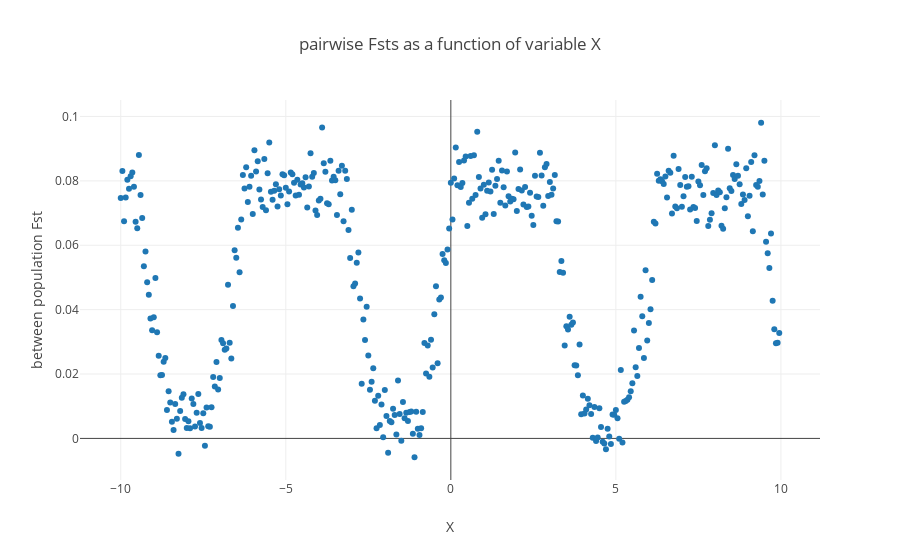

The cell this chart's notebook holds for it:
### Markdown cell above
We can see that distances in feature space aren't linearly correlated to among-population fsts. This is to be expected. However the relationship is globally positive, i'll take that as a win and procede.

### Code cell
coords= {z:[x for x in range(len(labels)) if labels[x] == z] for z in list(set(labels))}


fig_data= [go.Scatter(
x= Control[coords[i],0],
y= Control[coords[i],1],
mode= 'markers',
name= 'fst pops {} / {}'.format(i[0],i[1])
) for i in coords.keys()
]


layout = go.Layout(
    title= 'pairwise Fsts as a function of variable X',
    yaxis=dict(
        title='between population Fst'),
    xaxis=dict(
        title='X')
)


fig= go.Figure(data=fig_data, layout=layout)
iplot(fig)

### Figure 1 — Plotly figure (JSON) as saved in the notebook; plotly's stock layout.template omitted (floating-point values rounded to 4 significant figures; data arrays with more than 128 entries replaced by an {"elided": "..."} marker saying what was removed)
{"data": [{"mode": "markers", "name": "fst pops 1 / 2", "type": "scatter", "uid": "ee8a34a6-341b-4879-be28-ff5a7021eac5", "x": {"elided": "400 float values"}, "y": {"elided": "400 float values"}}], "layout": {"title": "pairwise Fsts as a function of variable X", "xaxis": {"title": "X"}, "yaxis": {"title": "between population Fst"}}}
